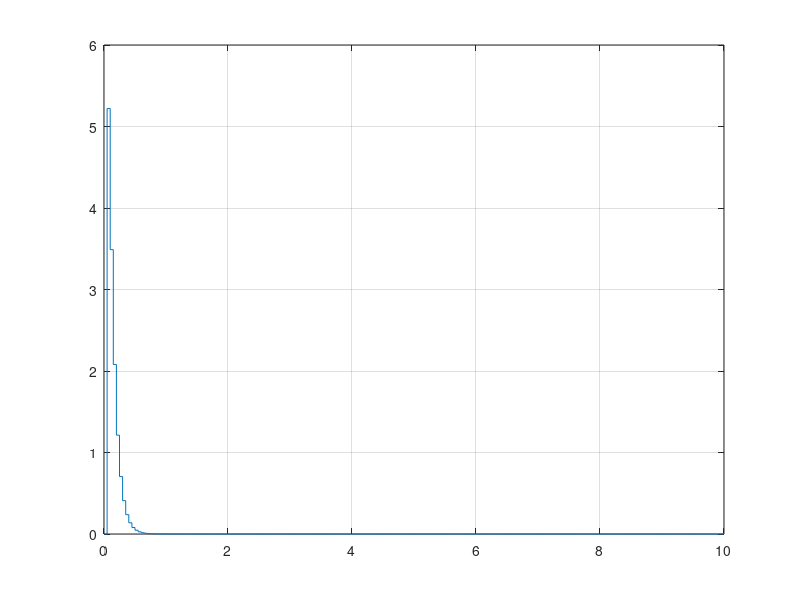
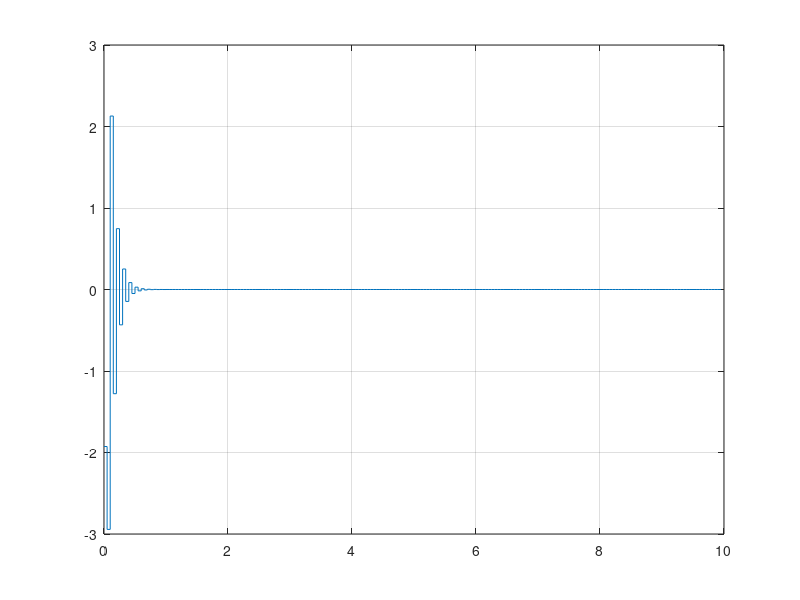
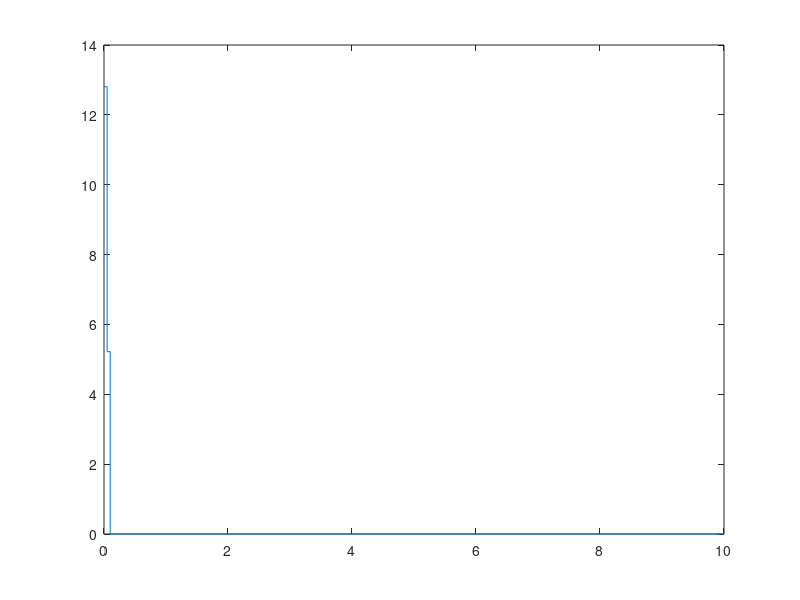
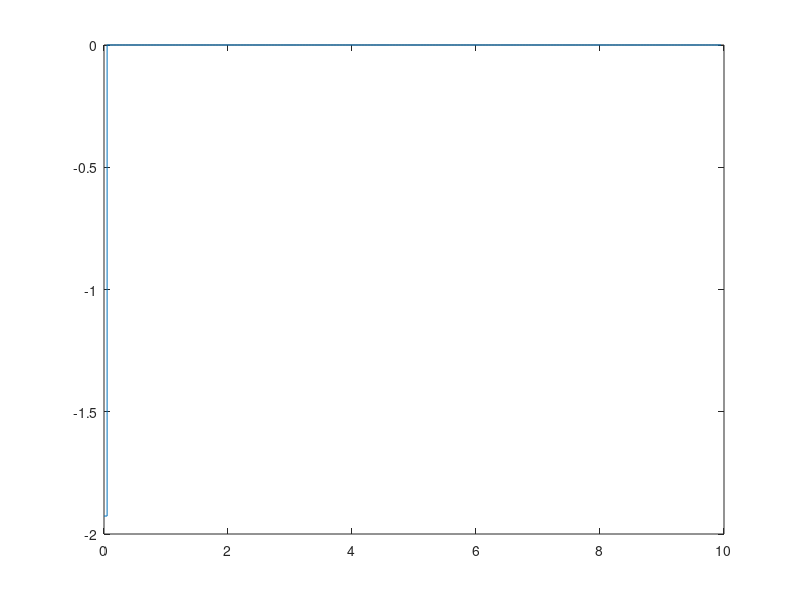

Here is the MATLAB script that generated these plots, in order:
%clear; %importantissimo...nosense
A = [-0.6 0.8; -0.5 -0.2];
B = [1;1];
x0 = [-10;-8];
Ts = 50e-3;
Hp = 4;
Q=diag([5 1]);
R=1;
G=[eye(4);-eye(4)];
h=3*ones(8,1);
Acal=[A;A^2;A^3;A^4];
Bcal=[B zeros(2,3);A*B B zeros(2,2); A^2*B A*B B zeros(2,1); A^3*B A^2*B A*B B];
Qcal=blkdiag(Q,Q,Q,Q);
Rcal=blkdiag(R,R,R,R);
H=2*(Bcal'*Qcal*Bcal+Rcal);
H=(H+H')/2;
F=2*Acal'*Qcal*Bcal;

xtraj(:,1)=x0;
x_k=x0;
steps=200;

for kk=1:steps
    U=quadprog(H,x_k'*F,G,h);
    x_traj(:,kk+1)=A*x_k+B*U(1);
    u_traj(kk)=U(1);
    x_k=x_traj(:,end);
end

figure; stairs(0:Ts:Ts*steps, sqrt(x_traj(1,:) .^2+x_traj(2,:) .^2)), grid;
figure; stairs(0:Ts:Ts*(steps-1),u_traj), grid;
%% Davide
A = [-0.6 0.8; -0.5 -0.2];
B = [1;1];
x0 = [-10;-8];
Ts = 50e-3;
Hp = 4;
Q = [5 0; 0 1];
S = Q;
R = 1;
n = 2;
p = 1;

Acal = [A;A^2;A^3; A^4];
Bcal = [B zeros(n,1) zeros(n,1) zeros(n,1); A*B B zeros(n,1) zeros(n,1); 
    A^2*B A*B B zeros(n,1); A^3*B A^2*B A*B B];
Qcal = blkdiag(Q,Q,Q,Q);
Rcal = blkdiag(R,R,R,R);

H = 2*(Bcal'*Qcal*Bcal + Rcal);
H = (H+H')/2;
F = 2*Acal'*Qcal*Bcal;

% input constraints
G = [eye(Hp); -eye(Hp)];
u_max = 3;
h = u_max*ones(2*Hp,1);

x_traj(:,1) = x0;
x_k = x0;
steps = 200;
for kk=1:steps
    U = quadprog(H,x_k'*F, G, h);
    x_traj(:, kk+1) = A*x_k + B*U(1);
    u_traj(kk) = U(1);
    x_k = x_traj(:, end);
end

figure
stairs(0:Ts:Ts*steps, sqrt(x_traj(1,:).^2+x_traj(2,:).^2))

figure
stairs(0:Ts:Ts*(steps-1), u_traj)